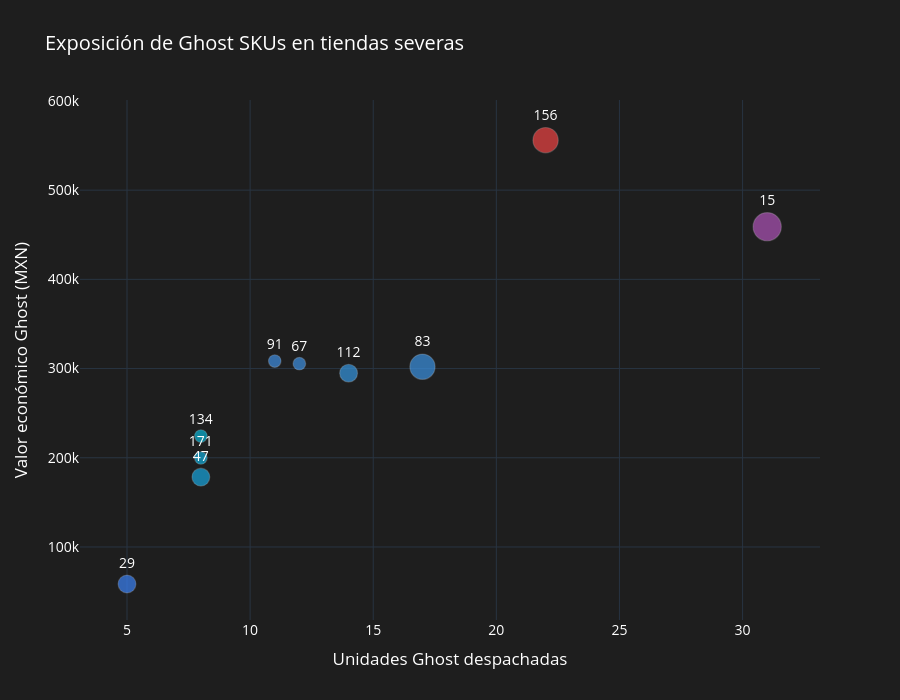

Notebook cell for this chart:
### Code cell
ghost_to_severe_summary["store_id"] = ghost_to_severe_summary["store_id"].astype(str)

fig = px.scatter(
    ghost_to_severe_summary,
    x="unidades_ghost",
    y="valor_ghost_mxn",
    size="despachos_ghost",
    text="store_id",
    color="valor_ghost_mxn",
    color_continuous_scale=[
        [0.00, "#3B82F6"],
        [0.35, "#06B6D4"],
        [0.70, "#8B5CF6"],
        [1.00, "#EF4444"]
    ],
    title="Exposición de Ghost SKUs en tiendas severas"
)

fig.update_traces(
    textposition="top center",
    marker=dict(line=dict(color="rgba(255,255,255,0.25)", width=1.2)),
    hovertemplate=(
        "<b>Tienda %{text}</b><br>" +
        "Unidades Ghost: %{x}<br>" +
        "Valor Ghost: $%{y:,.0f} MXN<br>" +
        "Despachos Ghost: %{marker.size}<extra></extra>"
    )
)

fig.update_layout(
    template="plotly_dark",
    plot_bgcolor="#1E1E1E",
    paper_bgcolor="#1E1E1E",
    font=dict(color="white", size=14),
    height=700,
    xaxis_title="Unidades Ghost despachadas",
    yaxis_title="Valor económico Ghost (MXN)",
    coloraxis_showscale=False
)

fig.show()

### Figure 1 — Plotly figure (JSON) as saved in the notebook; plotly's stock layout.template omitted (floating-point values rounded to 4 significant figures)
{"data": [{"hovertemplate": "<b>Tienda %{text}</b><br>Unidades Ghost: %{x}<br>Valor Ghost: $%{y:,.0f} MXN<br>Despachos Ghost: %{marker.size}<extra></extra>", "legendgroup": "", "marker": {"color": [556100.0, 459000.0, 308400.0, 305500.0, 302000.0, 294800.0, 224300.0, 199800.0, 178300.0, 58490.0], "coloraxis": "coloraxis", "line": {"color": "rgba(255,255,255,0.25)", "width": 1.2}, "size": [4, 5, 1, 1, 4, 2, 1, 1, 2, 2], "sizemode": "area", "sizeref": 0.0125, "symbol": "circle"}, "mode": "markers+text", "name": "", "orientation": "v", "showlegend": false, "text": ["156", "15", "91", "67", "83", "112", "134", "171", "47", "29"], "textposition": "top center", "type": "scatter", "x": [22, 31, 11, 12, 17, 14, 8, 8, 8, 5], "xaxis": "x", "y": [556100.0, 459000.0, 308400.0, 305500.0, 302000.0, 294800.0, 224300.0, 199800.0, 178300.0, 58490.0], "yaxis": "y"}], "layout": {"coloraxis": {"colorbar": {"title": {"text": "valor_ghost_mxn"}}, "colorscale": [[0, "#3B82F6"], [0.35, "#06B6D4"], [0.7, "#8B5CF6"], [1, "#EF4444"]], "showscale": false}, "font": {"color": "white", "size": 14}, "height": 700, "legend": {"itemsizing": "constant", "tracegroupgap": 0}, "paper_bgcolor": "#1E1E1E", "plot_bgcolor": "#1E1E1E", "title": {"text": "Exposición de Ghost SKUs en tiendas severas"}, "xaxis": {"anchor": "y", "domain": [0, 1], "title": {"text": "Unidades Ghost despachadas"}}, "yaxis": {"anchor": "x", "domain": [0, 1], "title": {"text": "Valor económico Ghost (MXN)"}}}}
